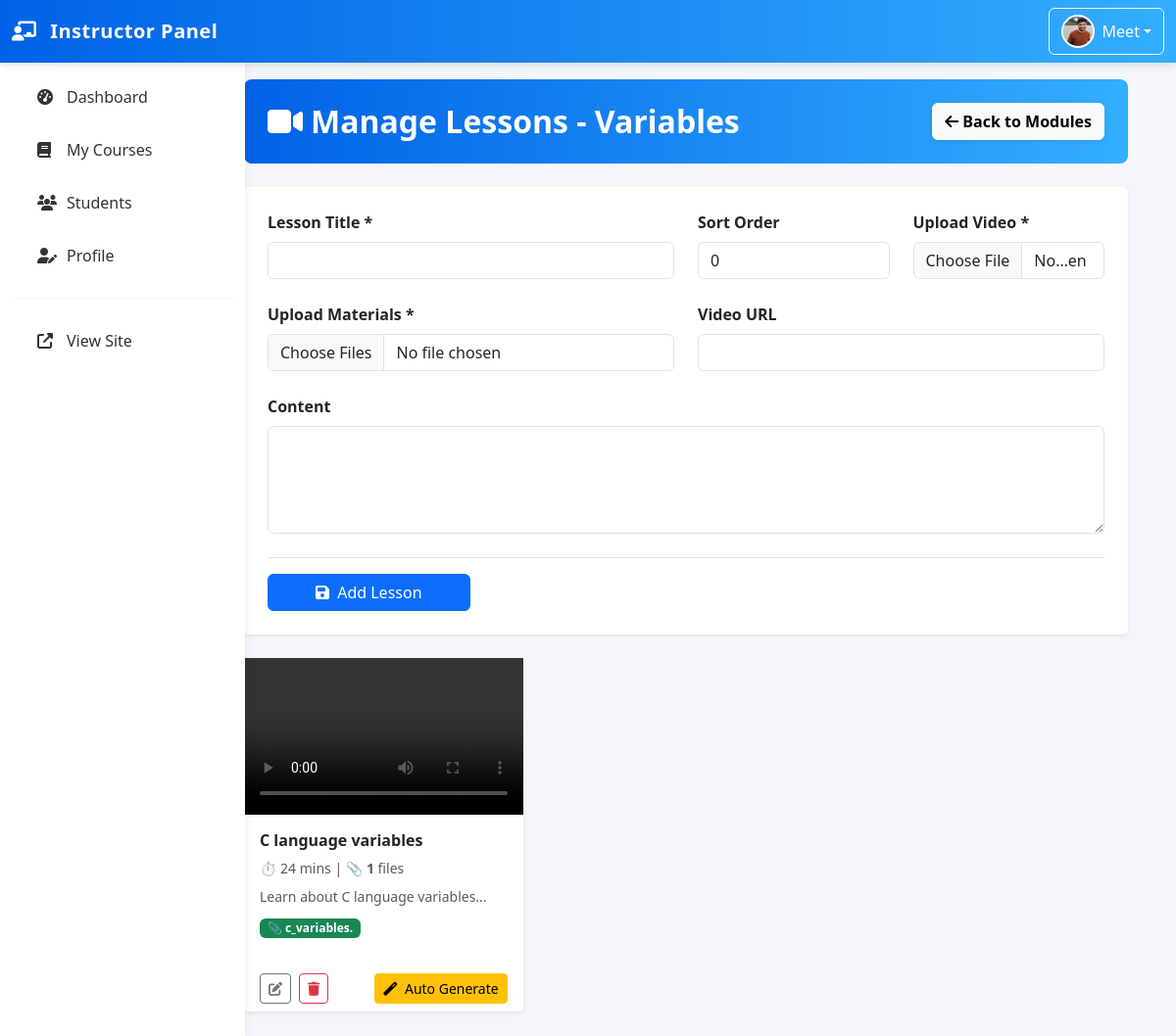
The app's page /instructor/instructor_lessons.php?module_id=15 (signed in) with its own data.
### tables this page shows
CREATE TABLE `instructors` (
  `id` int(11) NOT NULL,
  `first_name` varchar(100) NOT NULL,
  `last_name` varchar(100) NOT NULL,
  `email` varchar(255) NOT NULL,
  `password` varchar(255) NOT NULL,
  `profile_picture` varchar(255) DEFAULT NULL,
  `bio` text DEFAULT NULL,
  `id_proof` varchar(255) NOT NULL,
  `qualification` varchar(255) DEFAULT NULL,
  `demo_video` varchar(255) DEFAULT NULL,
  `experience` varchar(100) DEFAULT NULL,
  `expertise_area` varchar(255) DEFAULT NULL,
  `profile_status` enum('pending','active','inactive') NOT NULL DEFAULT 'pending',
  `verified` enum('yes','no') DEFAULT 'no',
  `email_verified` tinyint(1) DEFAULT 0,
  `created_at` timestamp NOT NULL DEFAULT current_timestamp(),
  `updated_at` timestamp NOT NULL DEFAULT current_timestamp() ON UPDATE current_timestamp()
);

CREATE TABLE `course_modules` (
  `id` int(11) NOT NULL,
  `course_id` int(11) DEFAULT NULL,
  `title` varchar(255) NOT NULL,
  `description` text DEFAULT NULL,
  `sort_order` int(11) DEFAULT 0,
  `created_at` timestamp NOT NULL DEFAULT current_timestamp()
);

CREATE TABLE `lessons` (
  `id` int(11) NOT NULL,
  `module_id` int(11) DEFAULT NULL,
  `title` varchar(255) NOT NULL,
  `content` text DEFAULT NULL,
  `video_url` varchar(255) DEFAULT NULL,
  `duration` int(11) DEFAULT 0,
  `video_path` varchar(255) DEFAULT NULL,
  `sort_order` int(11) DEFAULT 0,
  `created_at` timestamp NOT NULL DEFAULT current_timestamp()
);

CREATE TABLE `lesson_materials` (
  `id` int(11) NOT NULL,
  `lesson_id` int(11) NOT NULL,
  `original_name` varchar(255) NOT NULL,
  `file_path` varchar(500) NOT NULL,
  `file_size` int(11) DEFAULT NULL,
  `created_at` timestamp NOT NULL DEFAULT current_timestamp()
);

### instructor/instructor_lessons.php (the view, shortened to what this page needs)
<?php
require_once 'instructor_header.php';
$moduleId = (int) $_GET['module_id'];
$stmt = $pdo->prepare("SELECT * FROM course_modules WHERE id = ?");
$stmt->execute([$moduleId]);
$module = $stmt->fetch();
$editLesson = null;
$stmt = $pdo->prepare("
    SELECT l.*,
           COALESCE((SELECT COUNT(*) FROM lesson_materials m WHERE m.lesson_id = l.id), 0) as materials_count,
           COALESCE((SELECT COUNT(*) FROM quizzes q WHERE q.lesson_id = l.id), 0) as quiz_count
    FROM lessons l WHERE l.module_id = ? ORDER BY l.sort_order ASC, l.created_at DESC
");
$stmt->execute([$moduleId]);
$lessons = $stmt->fetchAll();
?>
<div class="container-fluid px-4">
    <div class="p-4 mb-4 rounded-3 text-white" style="background:linear-gradient(90deg,#0062E6,#33AEFF);">
        <div class="d-flex justify-content-between align-items-center flex-wrap">
            <h2 class="fw-bold mb-0">
                <i class="fas fa-video me-2"></i>Manage Lessons - <?php echo htmlspecialchars($module['title']); ?>
            </h2>
            <a href="instructor_modules.php?course_id=<?php echo $module['course_id']; ?>"
                class="btn btn-light fw-semibold shadow-sm">
                <i class="fas fa-arrow-left"></i> Back to Modules
            </a>
        </div>
    </div>
    <div class="card shadow-sm border-0 mb-4">
        <div class="card-body p-4">
            <form method="POST" enctype="multipart/form-data">
                <div class="row g-4">
                    <div class="col-md-6">
                        <label class="form-label fw-semibold">Lesson Title *</label>
                        <input type="text" class="form-control" name="title"
                            value="<?php echo $editLesson ? htmlspecialchars($editLesson['title']) : ''; ?>" required>
                    </div>
                    <div class="col-md-3">
                        <label class="form-label fw-semibold">Sort Order</label>
                        <input type="number" class="form-control" name="sort_order" min="0"
                            value="<?php echo $editLesson ? (int) $editLesson['sort_order'] : 0; ?>">
                    </div>
                    <div class="col-md-3">
                        <label class="form-label fw-semibold">Upload Video *</label>
                        <input type="file" required class="form-control" name="video" accept="video/*">
                    </div>
                    <div class="col-md-6">
                        <label class="form-label fw-semibold">Upload Materials *</label>
                        <input type="file" required class="form-control" name="materials[]" multiple
                            accept=".pdf,.doc,.docx,.ppt,.pptx,.zip,.txt,.xlsx,.xls">
                    </div>
                    <div class="col-md-6">
                        <label class="form-label fw-semibold">Video URL</label>
                        <input type="text" readonly class="form-control" name="video_url"
                            value="<?php echo $editLesson ? htmlspecialchars($editLesson['video_url']) : ''; ?>">
                    </div>
                    <div class="col-md-12">
                        <label class="form-label fw-semibold">Content</label>
                        <textarea class="form-control" name="content" rows="4"><?php
                        ?></textarea>
                    </div>
                </div>
                <div class="mt-4 pt-3 border-top">
                    <button type="submit" name="save_lesson" class="btn btn-primary px-5">
                        <i class="fas fa-save me-1"></i>
                        <?php echo $editLesson ? 'Update Lesson' : 'Add Lesson'; ?>
                    </button>
                </div>
            </form>
        </div>
    </div>
    <div class="row g-4">
        <?php if (empty($lessons)): ?>
            <div class="col-12 text-center text-muted py-5">
                <i class="fas fa-film fa-3x mb-3 opacity-25"></i>
                <p class="lead">No lessons found in this module.</p>
            </div>
        <?php else: ?>
            <?php foreach ($lessons as $lesson): ?>
                <?php
                $matStmt = $pdo->prepare("SELECT * FROM lesson_materials WHERE lesson_id = ? ORDER BY id DESC");
                $matStmt->execute([$lesson['id']]);
                $materials = $matStmt->fetchAll();
                ?>
                <div class="col-md-6 col-lg-4">
                    <div class="card shadow-sm h-100 border-0">
                        <div class="ratio ratio-16x9">
                            <?php if ($lesson['video_path']): ?>
                                <video src="../uploads/<?php echo $lesson['video_path']; ?>" controls preload="metadata"></video>
                            <?php elseif ($lesson['video_url']): ?>
                                <iframe src="<?php echo htmlspecialchars($lesson['video_url']); ?>" title="Lesson video"
                                    allowfullscreen></iframe>
                            <?php else: ?>
                                <div class="bg-light d-flex justify-content-center align-items-center">
                                    <i class="fas fa-video text-secondary fa-3x"></i>
                                </div>
                            <?php endif; ?>
                        </div>
                        <div class="card-body">
                            <h6 class="fw-bold text-truncate"><?php echo htmlspecialchars($lesson['title']); ?></h6>
                            <p class="text-muted small mb-2">
                                ⏱️ <?php echo (int) $lesson['duration']; ?> mins
                                <?php if ($lesson['materials_count'] > 0): ?>
                                    | 📎 <strong><?php echo $lesson['materials_count']; ?></strong> files
                                <?php endif; ?>
                            </p>
                            <?php if (!empty($lesson['content'])): ?>
                                <p class="text-muted small mb-2">
                                    <?php echo htmlspecialchars(substr($lesson['content'], 0, 80)); ?>...
                                </p>
                            <?php endif; ?>
                            <?php if (!empty($materials)): ?>
                                <div class="mb-2">
                                    <?php foreach ($materials as $mat): ?>
                                        <a href="../uploads/<?php echo htmlspecialchars($mat['file_path']); ?>" target="_blank"
                                            class="badge bg-success me-1 mb-1 text-white fw-semibold text-decoration-none"
                                            title="<?php echo htmlspecialchars($mat['original_name']); ?> (<?php echo number_format($mat['file_size'] / 1024, 1); ?> KB)">
                                            📎 <?php echo htmlspecialchars(substr($mat['original_name'], 0, 12)); ?>
                                        </a>
                                    <?php endforeach; ?>
                                </div>
                            <?php endif; ?>
                        </div>
                        <div class="card-footer bg-white border-top-0 d-flex justify-content-between">
                            <div class="d-flex gap-2">
                                <a href="?action=edit&id=<?php echo $lesson['id']; ?>&module_id=<?php echo $moduleId; ?>"
                                    class="btn btn-sm btn-outline-secondary">
                                    <i class="fas fa-edit"></i>
                                </a>
                                <a href="?action=delete&id=<?php echo $lesson['id']; ?>&module_id=<?php echo $moduleId; ?>"
                                    class="btn btn-sm btn-outline-danger"
                                    onclick="return confirm('Delete lesson + <?php echo $lesson['materials_count']; ?> materials?');">
                                    <i class="fas fa-trash"></i>
                                </a>
                            </div>
                            <div class="d-flex gap-2">
                                <button type="button"
                                    class="btn btn-sm btn-warning auto-generate<?php echo isset($lesson['quiz_count']) && $lesson['quiz_count'] > 0 ? ' btn-outline-warning' : ''; ?>"
                                    data-lesson-id="<?php echo $lesson['id']; ?>">
                                    <i class="fas fa-magic me-1"></i>
                                    <?php echo isset($lesson['quiz_count']) && $lesson['quiz_count'] > 0 ? 'Regenerate' : 'Auto Generate'; ?>
                                </button>
                            </div>
                        </div>
                    </div>
                </div>
            <?php endforeach; ?>
        <?php endif; ?>
    </div>
</div>
<?php require_once 'instructor_footer.php';
ob_end_flush(); ?>

### instructor/instructor_header.php (shortened to what this page needs)
<?php
$instructorId = $_SESSION['instructor_id'];
try {
    $stmt = $pdo->prepare("SELECT first_name, last_name, email, profile_picture FROM instructors WHERE id = ?");
    $stmt->execute([$instructorId]);
    $instructor = $stmt->fetch();
} catch (PDOException $e) {
    session_destroy();
    header("Location: ../instructor_login.php");
    exit();
}
$profile_img_name = !empty($instructor['profile_picture']) && file_exists(__DIR__ . '/../uploads/instructors/' . $instructor['profile_picture'])
    ? $instructor['profile_picture']
    : 'default.png';
$profile_img_path = '../uploads/instructors/' . htmlspecialchars($profile_img_name);
?>
<!DOCTYPE html>
<html lang="en">
<head>
    <link href="https://cdn.jsdelivr.net/npm/bootstrap@5.3.2/dist/css/bootstrap.min.css" rel="stylesheet">
    <link href="https://cdnjs.cloudflare.com/ajax/libs/font-awesome/6.5.0/css/all.min.css" rel="stylesheet">
</head>
<body>
    <nav class="navbar navbar-dark navbar-expand-lg fixed-top">
        <div class="container-fluid">
            <a class="navbar-brand" href="index.php">
                <i class="fas fa-chalkboard-teacher me-2"></i> Instructor Panel
            </a>
            <div class="collapse navbar-collapse" id="navbarNav">
                <div class="navbar-nav ms-auto align-items-center">
                    <div class="dropdown">
                        <button class="btn btn-outline-light dropdown-toggle d-flex align-items-center" type="button"
                            data-bs-toggle="dropdown">
                            <img src="<?php echo $profile_img_path; ?>" alt="Profile" class="avatar-navbar">
                            <span><?php echo htmlspecialchars($instructor['first_name']); ?></span>
                        </button>
                    </div>
                </div>
            </div>
        </div>
    </nav>
    <div class="container-fluid">
        <div class="row">
            <nav class="col-md-3 col-lg-2 d-md-block sidebar collapse" id="sidebar">
                <div class="sidebar-sticky">
                    <ul class="nav flex-column">
                        <li class="nav-item">
                            <a class="nav-link <?php echo basename($_SERVER['PHP_SELF']) == 'index.php' ? 'active' : ''; ?>"
                                href="index.php">
                                <i class="fas fa-tachometer-alt"></i> Dashboard
                            </a>
                        </li>
                        <li class="nav-item">
                            <a class="nav-link <?php echo basename($_SERVER['PHP_SELF']) == 'instructor_courses.php' ? 'active' : ''; ?>"
                                href="instructor_courses.php">
                                <i class="fas fa-book"></i> My Courses
                            </a>
                        </li>
                        <li class="nav-item">
                            <a class="nav-link <?php echo basename($_SERVER['PHP_SELF']) == 'instructor_students.php' ? 'active' : ''; ?>"
                                href="instructor_students.php">
                                <i class="fas fa-users"></i> Students
                            </a>
                        </li>
                        <li class="nav-item">
                            <a class="nav-link <?php echo basename($_SERVER['PHP_SELF']) == 'instructor_profile.php' ? 'active' : ''; ?>"
                                href="instructor_profile.php">
                                <i class="fas fa-user-edit"></i> Profile
                            </a>
                        </li>
                    </ul>
                    <hr>
                    <ul class="nav flex-column">
                        <li class="nav-item">
                            <a class="nav-link" href="../index.php" target="_blank">
                                <i class="fas fa-external-link-alt"></i> View Site
                            </a>
                        </li>
                    </ul>
                </div>
            </nav>
            <main class="col-md-9 ms-sm-auto col-lg-10 main-content">

### instructor/instructor_header.php (style rules this page uses)
:root { --sidebar-width: 250px; --primary-gradient: linear-gradient(90deg, #0062E6, #33AEFF); --sidebar-bg: #ffffff; --main-bg: #f4f6fb; }
body { background-color: var(--main-bg); font-family: 'Segoe UI', sans-serif; overflow-x: hidden; padding-top: 56px; }
.navbar { background: var(--primary-gradient); box-shadow: 0 3px 8px rgba(0, 0, 0, 0.1); }
.navbar-brand { font-weight: 600; letter-spacing: 0.5px; }
.sidebar { position: fixed; top: 56px; left: 0; bottom: 0; width: var(--sidebar-width); background: var(--sidebar-bg); box-shadow: 2px 0 10px rgba(0, 0, 0, 0.05); overflow-y: auto; transition: all 0.3s; z-index: 100; }
.sidebar-sticky { position: relative; height: calc(100vh - 56px); padding-top: 1rem; }
.nav-link { color: #333; font-weight: 500; border-radius: 8px; padding: 10px 14px; margin: 5px 12px; transition: all 0.2s ease; display: flex; align-items: center; gap: 10px; }
.nav-link i { width: 20px; }
.sidebar hr { margin: 1rem 0; border-color: rgba(0, 0, 0, 0.1); }
.main-content { margin-left: var(--sidebar-width); padding: 25px; background-color: var(--main-bg); min-height: calc(100vh - 56px); }
.avatar-navbar { width: 34px; height: 34px; border-radius: 50%; object-fit: cover; margin-right: 8px; border: 2px solid #fff; }

### records on screen
instructors: profile_picture (picture), first_name "Meet"
course_modules: title "Variables"
lessons: title "C language variables", duration "24", materials_count "1", content "Learn about C language variables"
lesson_materials: original_name "c_variables."
